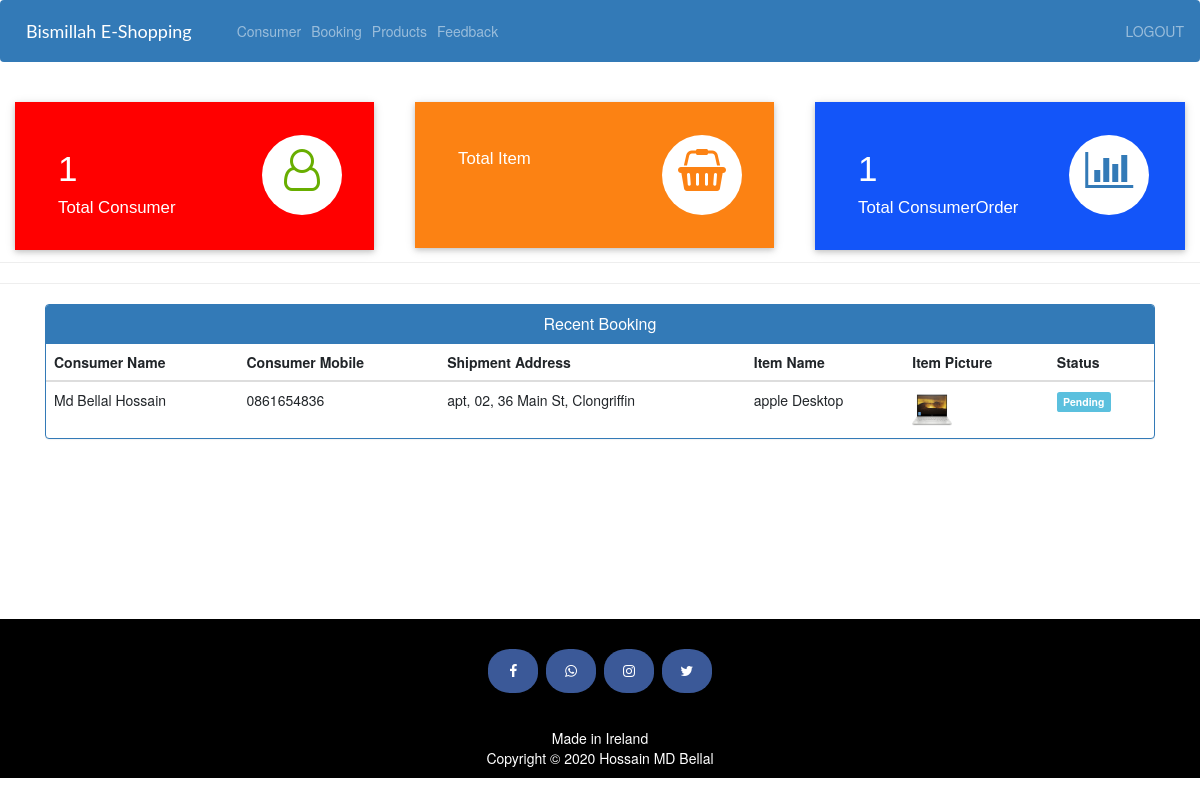
The app's page /admin-dashboard (signed in) with its own data.
### ecom/models.py (models this page shows, shortened)
class Consumer(models.Model):
    user=models.OneToOneField(User,on_delete=models.CASCADE)
    profile_pic= models.ImageField(upload_to='profile_pic/CustomerProfilePic/',null=True,blank=True)
    address = models.CharField(max_length=40)
    mobile = models.CharField(max_length=20,null=False)
    @property
    def get_name(self):
        return self.user.first_name+" "+self.user.last_name

class ConsumerOrder(models.Model):
    STATUS =(
        ('Pending','Pending'),
        ('Order Confirmed','Order Confirmed'),
        ('Out for Delivery','Out for Delivery'),
        ('Delivered','Delivered'),
    )
    consumer=models.ForeignKey('Consumer', on_delete=models.CASCADE, null=True)
    item=models.ForeignKey('Item', on_delete=models.CASCADE, null=True)
    email = models.CharField(max_length=50,null=True)
    address = models.CharField(max_length=500,null=True)
    mobile = models.CharField(max_length=20,null=True)
    order_date= models.DateField(auto_now_add=True,null=True)
    status=models.CharField(max_length=50,null=True,choices=STATUS)

class Item(models.Model):
    name=models.CharField(max_length=40)
    product_image= models.ImageField(upload_to='product_image/',null=True,blank=True)
    price = models.PositiveIntegerField()
    description=models.CharField(max_length=40)

### ecom/views.py (the view)
# urls.py: path('admin-dashboard', views.admin_dashboard, name='admin-dashboard'),
@login_required(login_url='adminlogin')
def admin_dashboard(request):
    customercount=models.Consumer.objects.all().count()
    itemcount=models.Item.objects.all().count()
    ordercount=models.ConsumerOrder.objects.all().count()
    orders=models.ConsumerOrder.objects.all()
    ordered_products=[]
    ordered_bys=[]
    for order in orders:
        ordered_product=models.Item.objects.all().filter(id=order.item.id)
        ordered_by=models.Consumer.objects.all().filter(id = order.consumer.id)
        ordered_products.append(ordered_product)
        ordered_bys.append(ordered_by)
    mydict={
    'customercount':customercount,
    'itemcount':itemcount,
    'ordercount':ordercount,
    'data':zip(ordered_products,ordered_bys,orders),
    }
    return render(request,'ecom/admin_dashboard.html',context=mydict)

### templates/ecom/admin_dashboard.html
{% extends 'ecom/admin_base.html' %}
{% load static %}
{% block content %}
<br>
{%include 'ecom/admin_dashboard_cards.html'%}
<br><br><br><br><br>
<hr><hr>
<div class="container" >
    <div class="panel panel-primary" >
      <div class="panel-heading" style="text-align:center;">
        <h6 class="panel-title">Recent Booking</h6>
      </div>
      <table class="table table-hover" id="dev-table">
        <thead>
          <tr>
            <th>Consumer Name</th>
            <th>Consumer Mobile</th>
            <th>Shipment Address</th>
            <th>Item Name</th>
            <th>Item Picture</th>
            <th>Status</th>
          </tr>
        </thead>
        {% for product,customer,order in data %}
        <tr>
          {% for c in customer %}
          <td> {{c.get_name}}</td>
          <td>{{c.mobile}}</td>
          <td>{{order.address}}</td>
          {% endfor %}
          {% for p in product %}
          <td> {{p.name}}</td>
          <td> <img src="{% static p.product_image.url %}" alt="Profile Pic" height="40px" width="40px" /></td>
          {% if order.status == 'Pending'%}
          <td> <span class="label label-info">{{order.status}}</span></td>
          {% elif order.status == 'Delivered' %}
          <td> <span class="label label-success">{{order.status}}</span></td>
          {% elif order.status == 'Out for Delivery' %}
          <td> <span class="label label-warning">{{order.status}}</span></td>
          {%else%}
            <td> <span class="label label-primary">{{order.status}}</span></td>
          {%endif%}
          {% endfor %}
        </tr>
        {% endfor %}
      </table>
  </div>
</div>
{% endblock content %}

### records on screen
ConsumerOrder: address "apt, 02, 36 Main St, Clongriffin", status "Pending"
Consumer: get_name "Md Bellal Hossain", mobile "0861654836"
Item: name "apple Desktop", product_image (picture)

### other values on screen
{{ customercount }} "1"
{{ ordercount }} "1"
